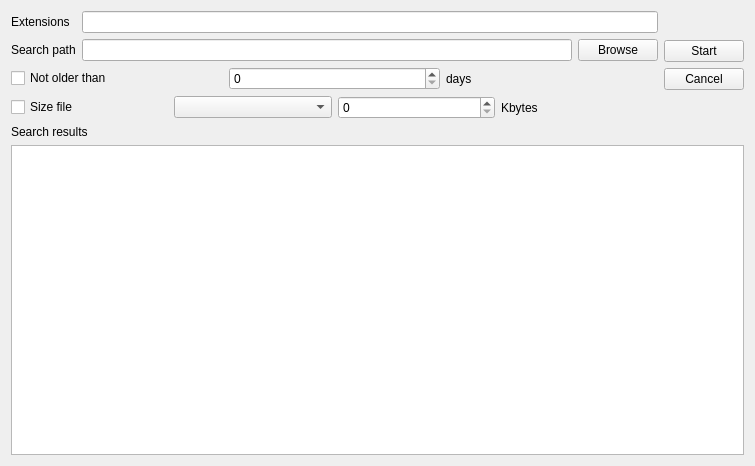
<?xml version="1.0" encoding="UTF-8"?>
<ui version="4.0">
 <class>Widget</class>
 <widget class="QWidget" name="Widget">
  <property name="geometry">
   <rect>
    <x>0</x>
    <y>0</y>
    <width>755</width>
    <height>466</height>
   </rect>
  </property>
  <property name="windowTitle">
   <string>Widget</string>
  </property>
  <layout class="QVBoxLayout" name="verticalLayout_6">
   <item>
    <layout class="QHBoxLayout" name="horizontalLayout_5">
     <item>
      <layout class="QVBoxLayout" name="verticalLayout_2">
       <item>
        <layout class="QHBoxLayout" name="horizontalLayout_6">
         <item>
          <layout class="QVBoxLayout" name="verticalLayout_4">
           <item>
            <widget class="QLabel" name="extensionsLabel">
             <property name="text">
              <string>Extensions</string>
             </property>
            </widget>
           </item>
           <item>
            <widget class="QLabel" name="searchPathLabel">
             <property name="text">
              <string>Search path</string>
             </property>
            </widget>
           </item>
          </layout>
         </item>
         <item>
          <layout class="QVBoxLayout" name="verticalLayout_5">
           <item>
            <layout class="QHBoxLayout" name="horizontalLayout_4">
             <item>
              <widget class="QLineEdit" name="extensionsEdit"/>
             </item>
            </layout>
           </item>
           <item>
            <layout class="QHBoxLayout" name="horizontalLayout_3">
             <item>
              <widget class="QLineEdit" name="searchPathEdit"/>
             </item>
             <item>
              <widget class="QPushButton" name="browseButton">
               <property name="text">
                <string>Browse</string>
               </property>
              </widget>
             </item>
            </layout>
           </item>
          </layout>
         </item>
        </layout>
       </item>
       <item>
        <layout class="QHBoxLayout" name="horizontalLayout">
         <item>
          <widget class="QCheckBox" name="notOlderThanCheckBox">
           <property name="text">
            <string>Not older than</string>
           </property>
          </widget>
         </item>
         <item>
          <widget class="QSpinBox" name="daysSpinBox"/>
         </item>
         <item>
          <widget class="QLabel" name="daysLabel">
           <property name="text">
            <string>days</string>
           </property>
          </widget>
         </item>
        </layout>
       </item>
       <item>
        <layout class="QHBoxLayout" name="horizontalLayout_2">
         <item>
          <widget class="QCheckBox" name="sizeFileCheckBox">
           <property name="text">
            <string>Size file</string>
           </property>
          </widget>
         </item>
         <item>
          <widget class="QComboBox" name="signsComboBox"/>
         </item>
         <item>
          <widget class="QSpinBox" name="kbytesSpinBox"/>
         </item>
         <item>
          <widget class="QLabel" name="kbytesLabel">
           <property name="text">
            <string>Kbytes</string>
           </property>
          </widget>
         </item>
        </layout>
       </item>
      </layout>
     </item>
     <item>
      <layout class="QVBoxLayout" name="verticalLayout">
       <item>
        <layout class="QVBoxLayout" name="verticalLayout_3">
         <item>
          <widget class="QPushButton" name="startButton">
           <property name="text">
            <string>Start</string>
           </property>
          </widget>
         </item>
         <item>
          <widget class="QPushButton" name="cancelButton">
           <property name="text">
            <string>Cancel</string>
           </property>
          </widget>
         </item>
        </layout>
       </item>
      </layout>
     </item>
    </layout>
   </item>
   <item>
    <widget class="QLabel" name="searchResultsLabel">
     <property name="text">
      <string>Search results</string>
     </property>
    </widget>
   </item>
   <item>
    <widget class="QListWidget" name="listWidget"/>
   </item>
  </layout>
 </widget>
 <resources/>
 <connections/>
</ui>
